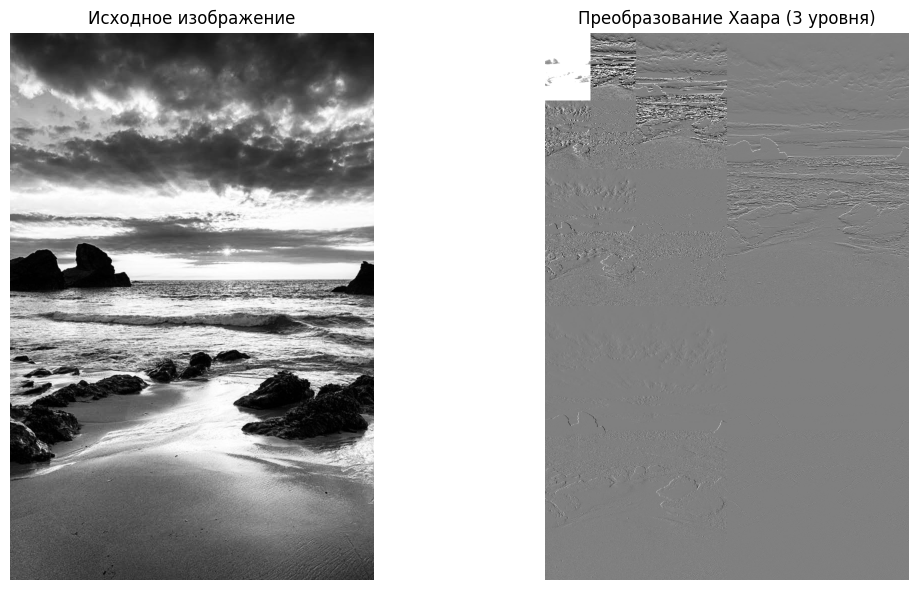
#> input picture task6/sar_1.jpg, 918 x 590 px
$ jupyter execute 6_task.ipynb
#> lines starting #> are read from the running program, lines starting #| are printed output that depends on the picture; after the words box and inside, x2 and y2 are one past the last pixel; in counts of white or black regions, pixels touching at a corner belong together
[cell 1]
import numpy as np
import cv2
import matplotlib.pyplot as plt
image = cv2.imread('sar_1.jpg')
#> image is the input picture: shape (590, 918, 3); min 0, max 255, mean 160.3
image_gray = cv2.cvtColor(image, cv2.COLOR_BGR2GRAY)
plt.imshow(image_gray, cmap='gray')

[cell 2]
image_gray = image_gray.astype(np.float32)
def haar(image):
    h, w = image.shape
    temp = np.zeros((h, w), np.float32)
    res = np.zeros((h, w), np.float32)

    for i in range(h):
        for j in range(w // 2):
            a = image[i, 2 * j]
            b = image[i, 2 * j + 1]
            temp[i, j] = (a + b) / 2
            temp[i, j + w // 2] = (a - b) / 2
    for i in range(h // 2):
        for j in range(w):
            a = temp[2 * i, j]
            b = temp[2 * i + 1, j]
            res[i, j] = (a + b) / 2
            res[i + h // 2, j] = (a - b) / 2

    return res

[cell 3]
res = image_gray.copy()
n = 512
compressed = []

plt.figure(figsize=(15, 5))
for l in range(1, 4):
    res[:n, :n] = haar(res[:n, :n])
    n //= 2
    compressed.append(res[:n, :n].copy())

    res_show = 128 + 3 * res
    res_show[:n, :n] = res[:n, :n]
    plt.subplot(1, 3, l)
    plt.imshow(res_show, cmap='gray')
    plt.title(f'Уровень {l}, LL: {n}x{n}')
    plt.axis('off')
#> this loop made 3 passes
#> pass 1, `res_show = 128 + 3 * res`:
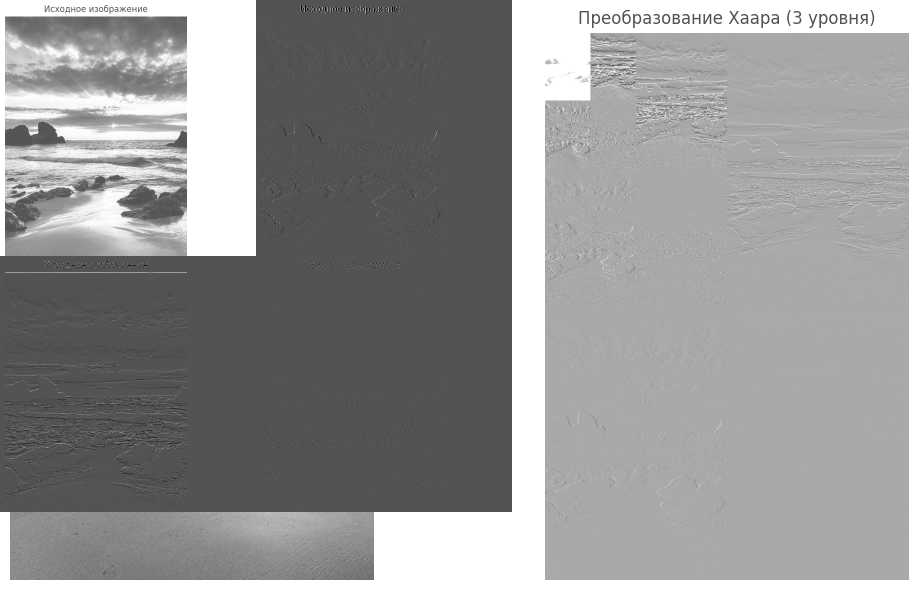
#> res_show: shape (590, 918) float32; min -242.5, max 893, mean 422; drawn with min black and max white
#> pass 2, `res_show = 128 + 3 * res`:
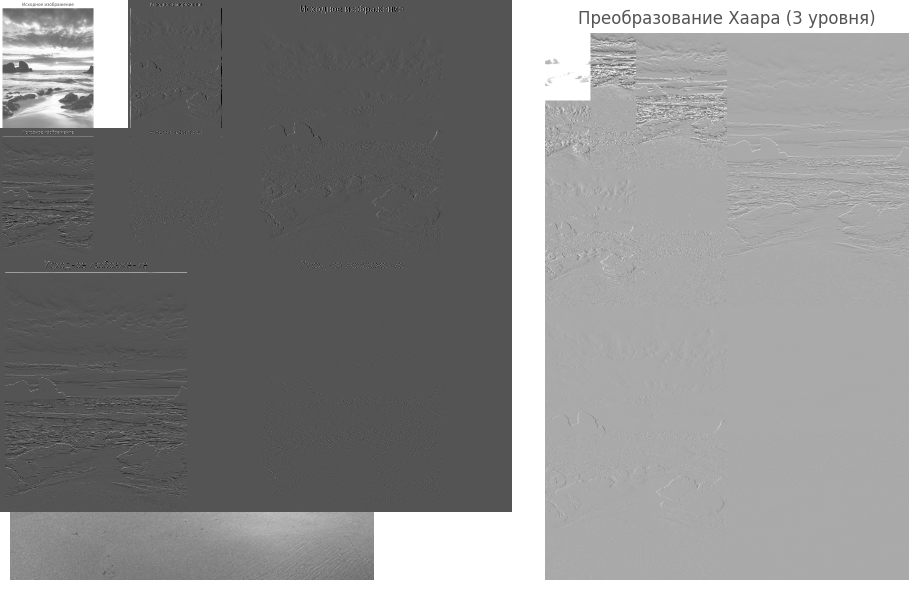
#> res_show: shape (590, 918) float32; min -250.4, max 893, mean 375.2; drawn with min black and max white
#> pass 3, `res_show = 128 + 3 * res`:
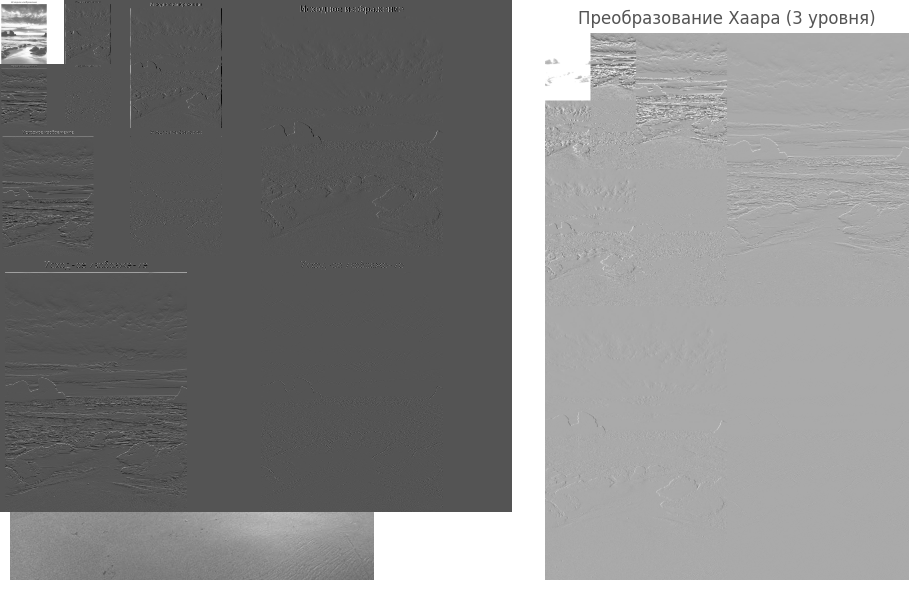
#> res_show: shape (590, 918) float32; min -250.4, max 893, mean 363.5; drawn with min black and max white
#> after the loop:
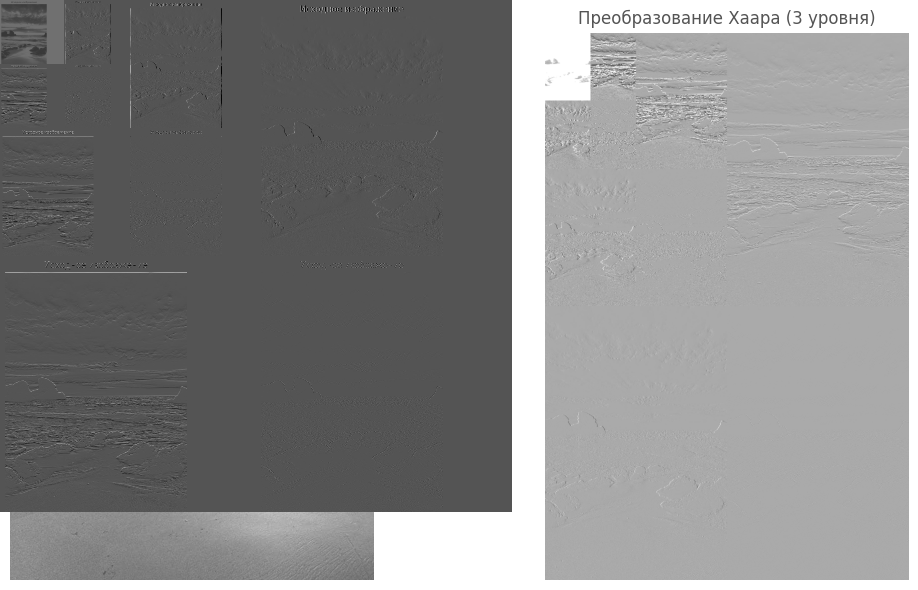
#> res_show: shape (590, 918) float32; 0.76% of pixels changed, all inside (x1, y1, x2, y2) = (0, 0, 64, 64); drawn with min black and max white
#> after the loop, compressed = 3 items; n = 64
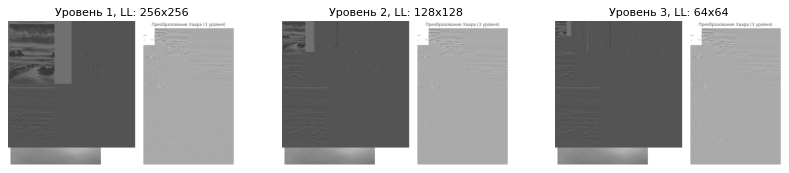
#> figure drawn by matplotlib, 3 panels

[cell 4]
plt.figure(figsize=(16, 5))
plt.subplot(1, 4, 1)
plt.imshow(image_gray, cmap='gray')
plt.title('Исходное')
plt.axis('off')


for i in range(3):
    image_decomp = cv2.resize(compressed[i], (512, 512))
    plt.subplot(1, 4, i + 2)
    plt.imshow(image_decomp, cmap='gray')
    plt.title(f'Ступень {i + 1}')
    plt.axis('off')
    print(f'Ступень {i + 1}:  размер {compressed[i].shape}, меньше в {image_gray.size // compressed[i].size} раз(-а)')
#> this loop made 3 passes
#> pass 1, `image_decomp = cv2.resize(compressed[i], (512, 512))`:
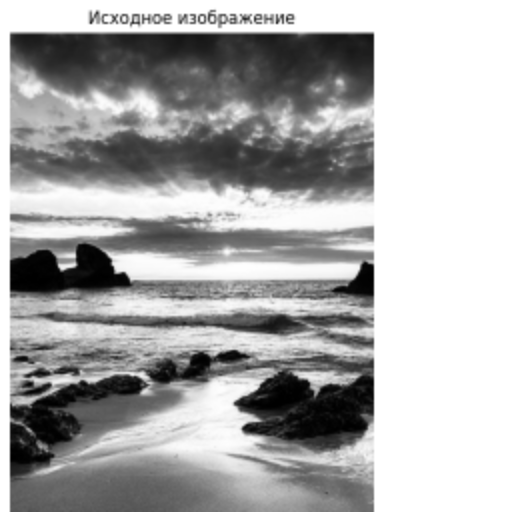
#> image_decomp: shape (512, 512) float32; min 0.172, max 255, mean 171.8
#> pass 2, `image_decomp = cv2.resize(compressed[i], (512, 512))`:
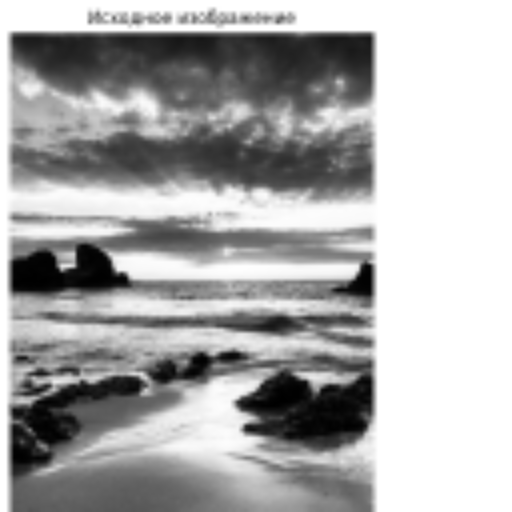
#> image_decomp: shape (512, 512) float32; min 0.613, max 255, mean 171.8
#> pass 3, `image_decomp = cv2.resize(compressed[i], (512, 512))`:
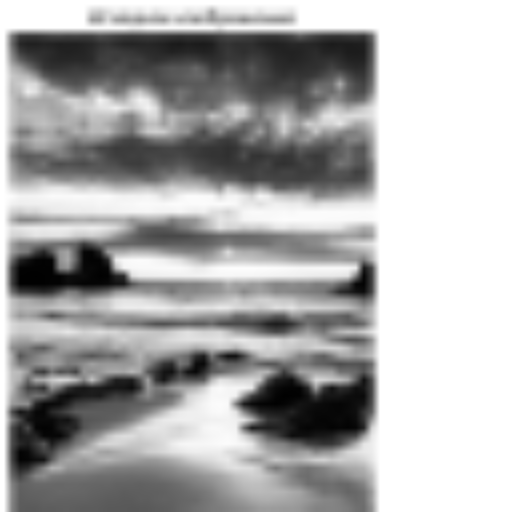
#> image_decomp: shape (512, 512) float32; min 0.975, max 255, mean 171.8
